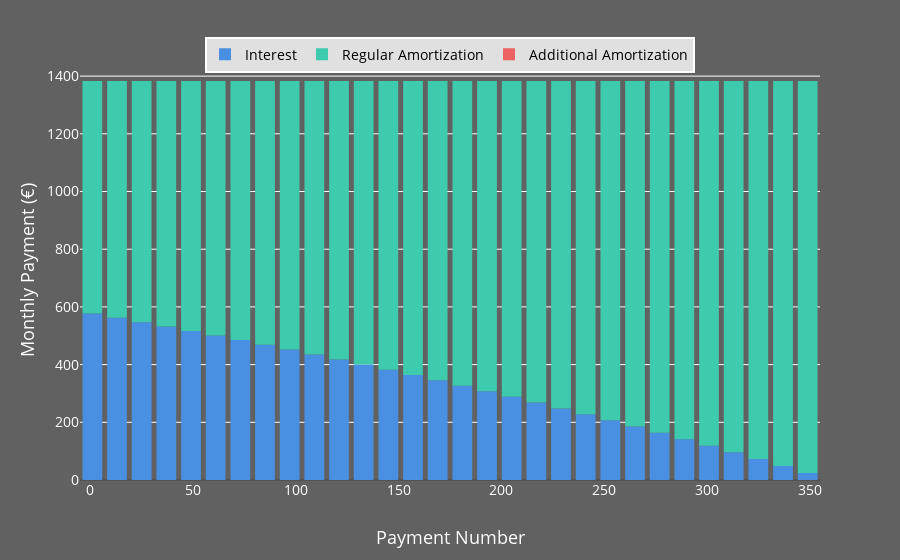

Notebook code cell kept with this figure:
### Code cell
px.data = pd.DataFrame(mortage.get_amortization_schedule()).iloc[0::12]
fig = px.bar(px.data, x='Payment Number', y=['Interest', 'Regular Amortization', 'Additional Amortization'],
             labels={
                 'Payment Number': 'Payment Number',
                 'value': 'Monthly Payment (€)',
                 'variable': ''
             })

fig.update_layout(
    legend=dict(
        orientation='h',
        yanchor='bottom',
        y=0.97,
        xanchor='center',
        x=0.5,
        title_text='',
        bgcolor=color_box,
        font=dict(size=14, color='black')
    )
)

fig.show()

### Figure 1 — Plotly figure (JSON) as saved in the notebook; plotly's stock layout.template omitted (floating-point values rounded to 4 significant figures)
{"data": [{"hovertemplate": "=Interest<br>Payment Number=%{x}<br>Monthly Payment (€)=%{y}<extra></extra>", "legendgroup": "Interest", "marker": {"color": "#4A90E2", "pattern": {"shape": ""}}, "name": "Interest", "orientation": "v", "showlegend": true, "textposition": "auto", "type": "bar", "x": [1, 13, 25, 37, 49, 61, 73, 85, 97, 109, 121, 133, 145, 157, 169, 181, 193, 205, 217, 229, 241, 253, 265, 277, 289, 301, 313, 325, 337, 349], "xaxis": "x", "y": [576.8, 562.1, 547.2, 532.0, 516.6, 500.9, 484.9, 468.6, 452.0, 435.1, 417.9, 400.4, 382.5, 364.4, 345.9, 327.0, 307.9, 288.4, 268.5, 248.3, 227.7, 206.7, 185.3, 163.6, 141.5, 119.0, 96.01, 72.65, 48.87, 24.65], "yaxis": "y"}, {"hovertemplate": "=Regular Amortization<br>Payment Number=%{x}<br>Monthly Payment (€)=%{y}<extra></extra>", "legendgroup": "Regular Amortization", "marker": {"color": "#3ECAAC", "pattern": {"shape": ""}}, "name": "Regular Amortization", "orientation": "v", "showlegend": true, "textposition": "auto", "type": "bar", "x": [1, 13, 25, 37, 49, 61, 73, 85, 97, 109, 121, 133, 145, 157, 169, 181, 193, 205, 217, 229, 241, 253, 265, 277, 289, 301, 313, 325, 337, 349], "xaxis": "x", "y": [806.3, 820.9, 835.8, 851.0, 866.4, 882.2, 898.2, 914.5, 931.1, 948.0, 965.2, 982.7, 1001.0, 1019.0, 1037.0, 1056.0, 1075.0, 1095.0, 1115.0, 1135.0, 1155.0, 1176.0, 1198.0, 1219.0, 1242.0, 1264.0, 1287.0, 1310.0, 1334.0, 1358.0], "yaxis": "y"}, {"hovertemplate": "=Additional Amortization<br>Payment Number=%{x}<br>Monthly Payment (€)=%{y}<extra></extra>", "legendgroup": "Additional Amortization", "marker": {"color": "#EC6161", "pattern": {"shape": ""}}, "name": "Additional Amortization", "orientation": "v", "showlegend": true, "textposition": "auto", "type": "bar", "x": [1, 13, 25, 37, 49, 61, 73, 85, 97, 109, 121, 133, 145, 157, 169, 181, 193, 205, 217, 229, 241, 253, 265, 277, 289, 301, 313, 325, 337, 349], "xaxis": "x", "y": [0.0, 0.0, 0.0, 0.0, 0.0, 0.0, 0.0, 0.0, 0.0, 0.0, 0.0, 0.0, 0.0, 0.0, 0.0, 0.0, 0.0, 0.0, 0.0, 0.0, 0.0, 0.0, 0.0, 0.0, 0.0, 0.0, 0.0, 0.0, 0.0, 0.0], "yaxis": "y"}], "layout": {"barmode": "relative", "legend": {"bgcolor": "#e0e0e0", "font": {"color": "black", "size": 14}, "orientation": "h", "title": {"text": ""}, "tracegroupgap": 0, "x": 0.5, "xanchor": "center", "y": 0.97, "yanchor": "bottom"}, "margin": {"t": 60}, "xaxis": {"anchor": "y", "domain": [0, 1], "title": {"text": "Payment Number"}}, "yaxis": {"anchor": "x", "domain": [0, 1], "title": {"text": "Monthly Payment (€)"}}}}
